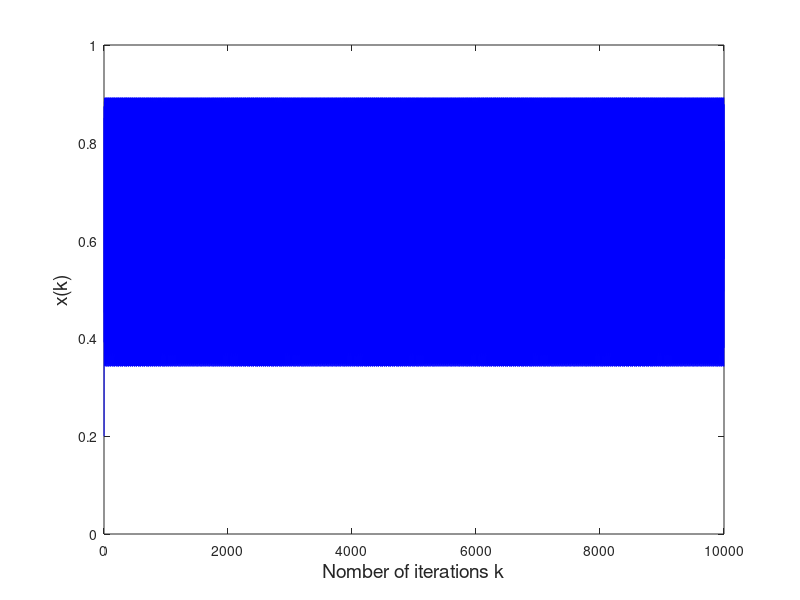
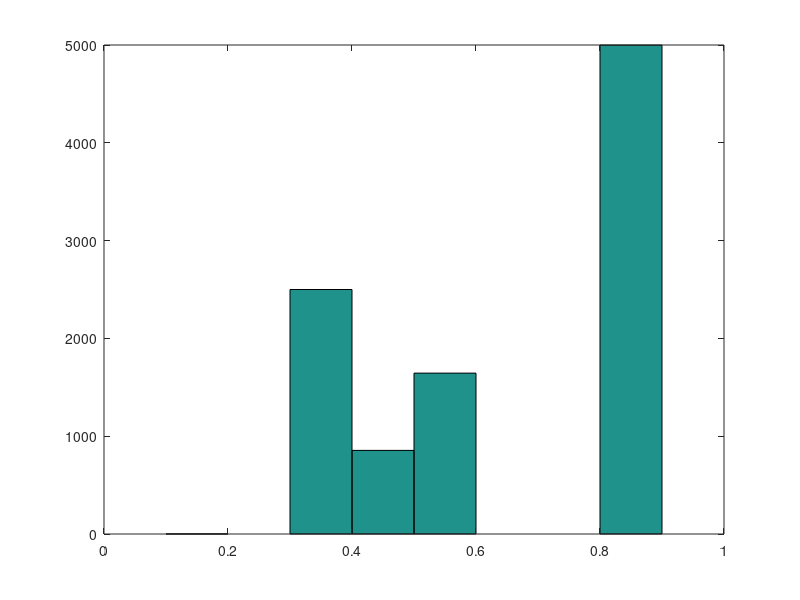
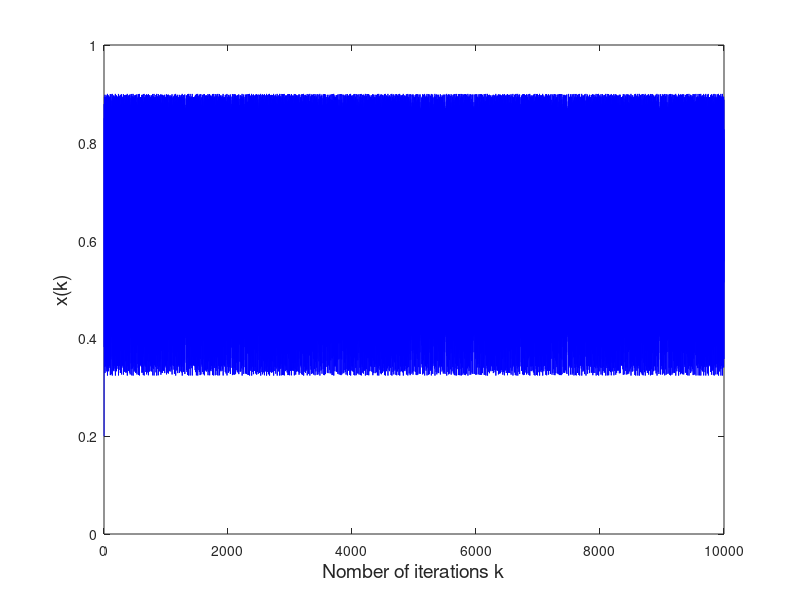
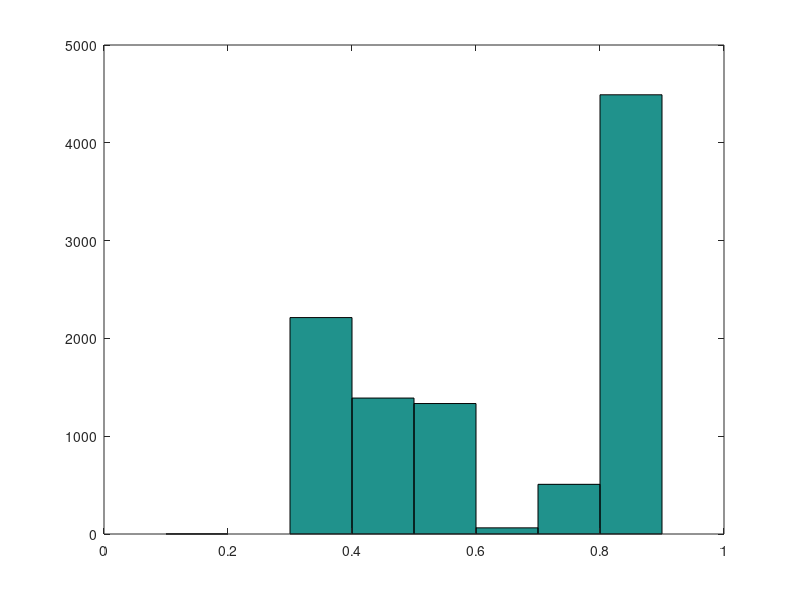

Recreate these plots in MATLAB, in order.
clear all;
close all;
clc;

% (v)
a = 3.57;
x(1) = 0.2;
N = 10000;

for k = 2 : N
    x(k) = a * (1 - x(k - 1)) * x(k - 1);
end

k = 1 : N;
figure(1);
plot(k, x, 'b');
axis([0, N, 0, 1]);
xlabel('Nomber of iterations k', 'FontSize', 14);
ylabel('x(k)', 'FontSize', 14);
figure(2);
hist(x, -0.05 : 0.1 : 1.05)
axis([0, 1, 0, 1]);
axis 'auto y'

% (vi)
a = 3.6;
x(1) = 0.2;
N = 10000;

for k = 2 : N
    x(k) = a * (1 - x(k - 1)) * x(k - 1);
end

k = 1 : N;
figure(3);
plot(k, x, 'b');
axis([0, N, 0, 1]);
xlabel('Nomber of iterations k', 'FontSize', 14);
ylabel('x(k)', 'FontSize', 14);
figure(4);
hist(x, -0.05 : 0.1 : 1.05)
axis([0, 1, 0, 1]);
axis 'auto y'
